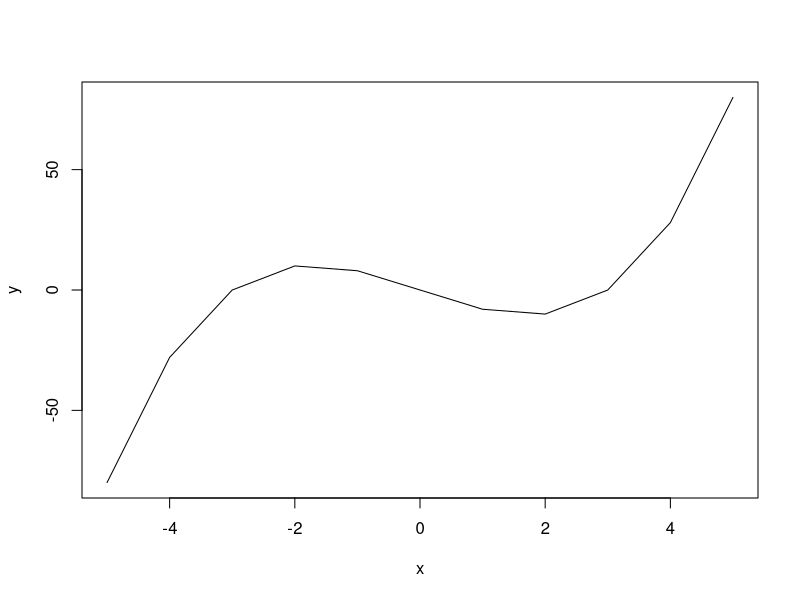

The R script that drew this image:
## ---- chunk 1
# Loading needed packages
library(ggplot2)
library(data.table)
## ---- chunk 2
a <- 3;
b <- 9;
x <- -5:5;
y <- x^a-b*x;

# Funkcijos braižymas
plot(x, y, type='l')
